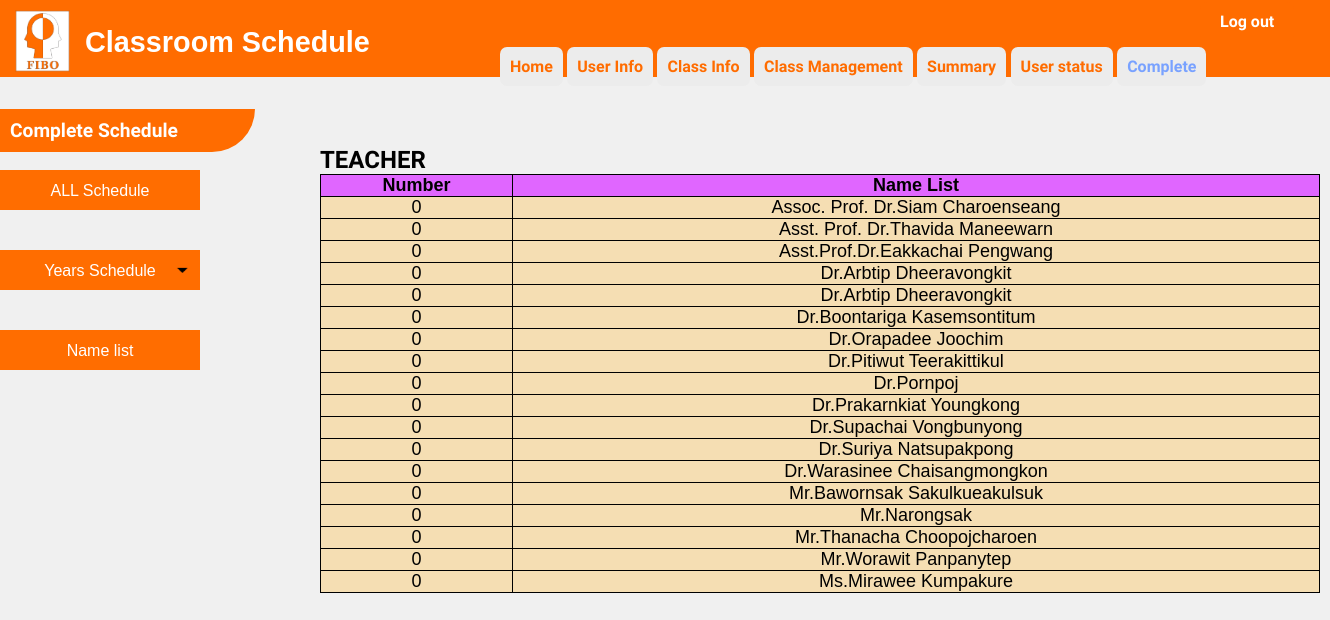
Before: /admin7-2.php with the older database file.
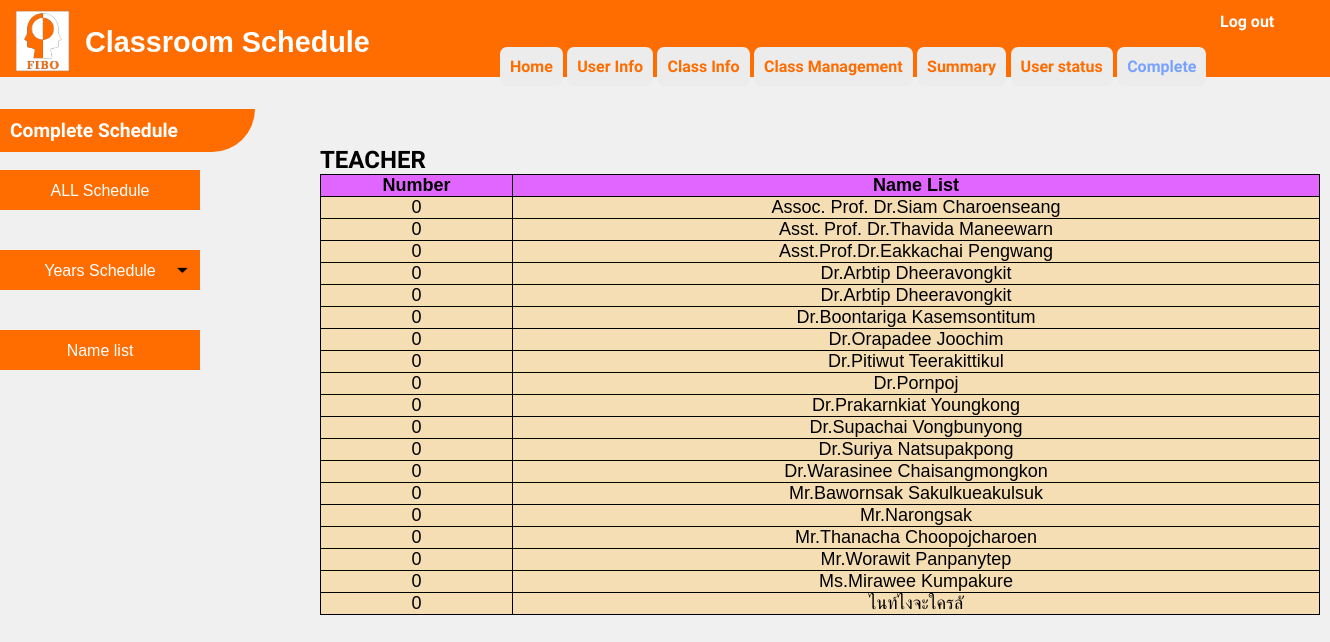
After: the same page with the newer database file.
### tables this page shows
CREATE TABLE `table_account` (
  `No` int(3) NOT NULL,
  `teacher_name` varchar(100) NOT NULL,
  `teacher_email` varchar(100) NOT NULL,
  `teacher_password` varchar(100) NOT NULL DEFAULT '1234',
  `teacher_status` varchar(100) NOT NULL DEFAULT 'T'
);

### admin7-2.php (the view, shortened to what this page needs)
<?php
      require 'dbconfig/config.php';
?>
<!DOCTYPE html>
<html lang="en">
  <head>
    <link rel="stylesheet" type="text/css" href="css/admin7-1.css">
    <link rel="stylesheet" type="text/css" href="css/admin7-2.css">
  </head>
  <body >
    <header>
        <img src="images/FIBO_logo.jpg" width="55" height="62" style="margin-top: 10px; margin-left: 10px">
        <div style="font-size: 1.8em; margin-top: -50px; margin-left: 80px">
        <b>Classroom Schedule</b>
        </div><br>
        </header>
        <div style="margin-top: -30px; margin-left: 500px">
            <a href="admin1.php" class="btn1"><b>Home</b></a>
            <a href="admin2.php" class="btn1"><b>User Info</b></a>
            <a href="admin3.php" class="btn1"><b>Class Info</b></a>
            <a href="admin4.php" class="btn1"><b>Class Management</b></a>
            <a href="#" class="btn1"><b>Summary</b></a>
            <a href="admin6.php" class="btn1"><b>User status</b></a>
            <a href="admin7.php" class="btn1" style=" color: #79a2ff"><b>Complete</b></a>
        </div>
        <div style="margin-top: -84px; margin-left: 1200px">
            <a href="index.php" class="btn"><b>Log out</b></a>
        </div>
        <div style=" margin-top:50px">
        <br><b class="topics">Complete Schedule</b><br><br>
        <ul id="navbar">
                <li><a href="admin7.php"style ="
                    background-color:#ff6d00;">ALL Schedule</a>
                <li><a href="admin7-1.php" style ="background: url(images/arrow.png);
                    background-repeat: no-repeat;
                    background-size: 25px;
                    background-position: right center;
                    background-color:#ff6d00">Years Schedule</a>
                </li>
                <li><a href="admin7-2.php"style ="
                    background-repeat: no-repeat;
                    background-size: 25px;
                    background-position: right center;
                    background-color:#ff6d00;
                    margin-top : -0.5px">Name list</a>
                </li>
            </ul>
</div></br></br>
        <div  style="margin-top: -300px; margin-left: 320px" class="show">
        <h1>TEACHER</h1>
        <form action='admin7-2.php' method='post'>
        <table >
            <tr class="head-data">
                <th>
                    Number
                </th>
                <th>
                    Name List
                </th>
            </tr>
            <?php
                $x = 0;
                $teacher = "teacher$x";
                $sql = "SELECT * FROM table_account";
                $smyData = mysqli_query($con, $sql);
                while($row = mysqli_fetch_array($smyData)) {
                    echo "<tr class='data'>";
                    echo "<td>";
                    echo $x;
                    echo "</td>";
                    echo "<td>";
                    echo "<button name='$teacher' class='data-button'>".$row['teacher_name']."</button>";
                    echo "</td>";
                    echo "</tr>";
                }
            ?>
            </table>
            </form>
        </div>
  </body>
</html>

### css/admin7-1.css (style rules this page uses)
* { margin: 0; padding: 0; }
.btn { display: inline-block; border: 0px solid #ff6c00; padding: 10px 20px; background-color: #ff6c00; text-decoration: none; font-family: 'Work Sans', sans-serif; font-size: 1em; color: #ffffff ; border-radius: 7px; transition: 0.1s; }
.btn1 { display: inline-block; border: 0px solid #ff6c00; padding: 10px 10px; background-color: #ececec; text-decoration: none; font-family: 'Work Sans', sans-serif; font-size: 1em; color: #ff6c00 ; border-radius: 7px; transition: 0.1s; }
.topics { display: inline-block; border: 0px solid #ff6c00; padding: 10px; width: 235px; background-color: #ff6c00; text-decoration: none; font-family: 'Work Sans', sans-serif; font-size: 1.2em; color: #ffffff ; border-bottom-right-radius: 50px; transition: 0.1s; }
table, tr, th, td { border: 1px solid black; border-collapse: collapse; }
body { background-color: #f0f0f0; color: Black ; font-family: 'Work Sans', sans-serif; font-size: 1em; text-align: left; }
header { background: #ff6c00 none repeat-x 0 0; color: #FFFFFF; margin-top: 0px; padding: 0 5px; text-align: left; }
.show { margin-top: -225px; margin-left: 450px }
h1 { color: Black ; font-family: 'Work Sans', sans-serif; font-size: 1.5em; text-align: left; }
li { list-style-type: none; text-align: center; height: 40px; width:200px; }
li a { text-decoration: none; background: #ff6d00; display: block; color: #ffffff; height: 40px; width:200px; line-height: 42px; }
#navbar > li { margin-bottom: 40px; }

### css/admin7-2.css (style rules this page uses)
* { margin: 0; padding: 0; }
body { font-family: 'Kanit', sans-serif; }
table { border-collapse: collapse; width: 1000px; height: auto; }
table, th, td { border: 1px solid black; }
.head-data th { text-align: center; font-size: 18px; color: black; background: #E066FF; }
td { text-align: center; font-size: 15px; }
.data td { text-align: center; font-size: 18px; color: black; text-decoration: none; background: wheat; }
.data-button { text-align: center; font-size: 18px; color: black; background: wheat; border: 0; }

Changed rows visible on the page:
added table_account: teacher_name "ไนท์ไงจะใครลั"
